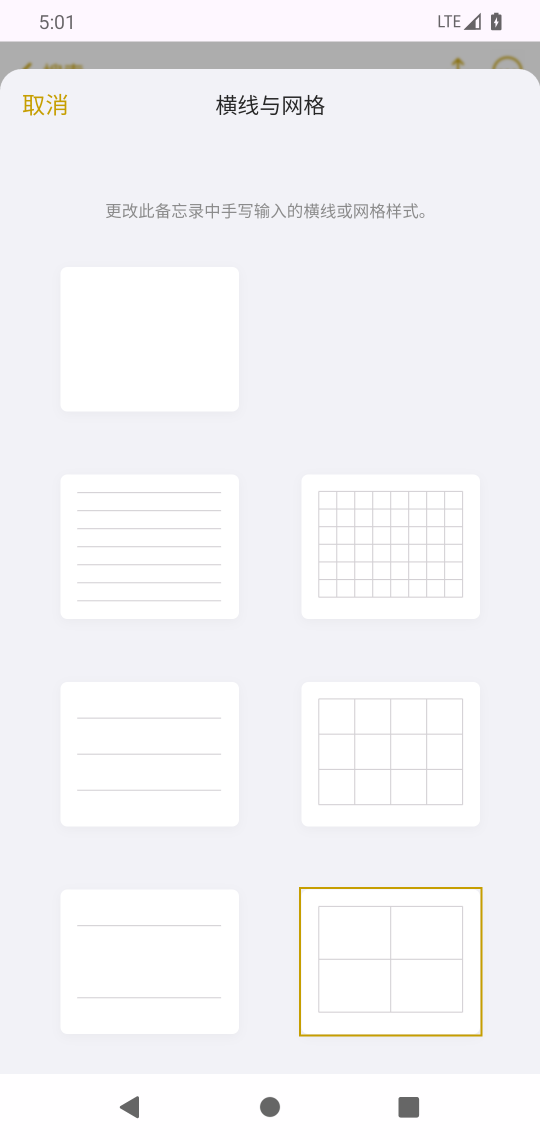
#> input picture docs/verification/android-paper-recovery02-runtime-01/03-before-grid-large.png, 1080 x 2280 px, found by its file name (shown at 1/2 size)
$ python analyze.py
#> lines starting #> are read from the running program, lines starting #| are printed output that depends on the picture; after the words box and inside, x2 and y2 are one past the last pixel; in counts of white or black regions, pixels touching at a corner belong together
from pathlib import Path
import hashlib,json
from PIL import Image,ImageChops
import numpy as np
R=Path.cwd();O=R/'docs/verification/android-paper-selection-runtime03';ident=lambda p:dict(path=str(p.relative_to(R)),bytes=p.stat().st_size,sha256=hashlib.sha256(p.read_bytes()).hexdigest())
specs={'oldGrid':(O/'03-before-grid-large.png',[590,1760,980,2090]),'newGrid':(O/'11-upgraded-grid-large.png',[590,1760,980,2090]),'oldPlain':(R/'docs/verification/android-paper-plain-geometry03/04-plain-saved-reopened.png',[105,520,495,840]),'newPlain':(O/'25-plain-rounded-reopened.png',[105,520,495,840])};out={}
for name,(p,roi) in specs.items():
 a=np.array(Image.open(p).convert('RGB'),dtype=int);x0,y0,x1,y1=roi;sub=a[y0:y1,x0:x1];r,g,b=sub[:,:,0],sub[:,:,1],sub[:,:,2];m=(r>170)&(g>100)&(r-g>12)&(g-b>25);ys,xs=np.where(m);box=[int(xs.min()+x0),int(ys.min()+y0),int(xs.max()+x0+1),int(ys.max()+y0+1)];xx0,yy0,xx1,yy1=[box[0]-x0,box[1]-y0,box[2]-x0,box[3]-y0];v=m[yy0:yy1,xx0:xx1]
#> after `sub = a[y0:y1, x0:x1]`:
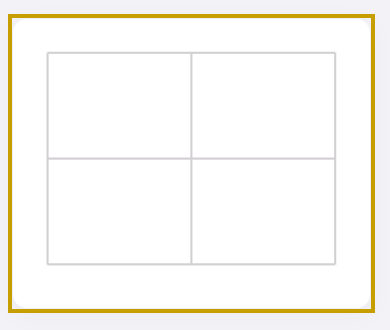
#> sub: shape (330, 390, 3) int64; mean R, G, B 249.3, 247.6, 242
#> after `r, g, b = (sub[:, :, 0], sub[:, :, 1], sub[:, :, 2])`:
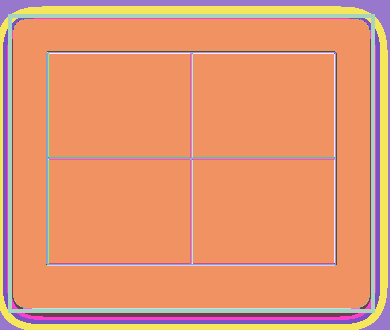
#> r: shape (330, 390) int64; 35 distinct labels, from 198 to 255; one colour per label, 0 black
#> after `r, g, b = (sub[:, :, 0], sub[:, :, 1], sub[:, :, 2])`:
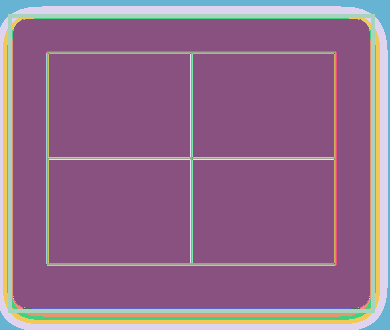
#> g: shape (330, 390) int64; 38 distinct labels, from 158 to 255; one colour per label, 0 black
#> after `r, g, b = (sub[:, :, 0], sub[:, :, 1], sub[:, :, 2])`:
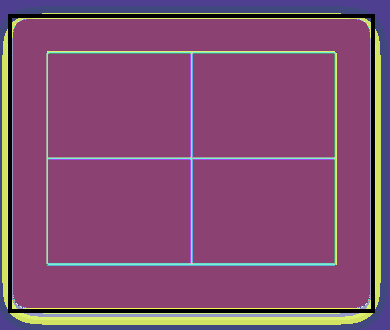
#> b: shape (330, 390) int64; 35 distinct labels, from 0 to 255; one colour per label, 0 black
#> after `m = (r > 170) & (g > 100) & (r - g > 12) & (g - b > 25)`:
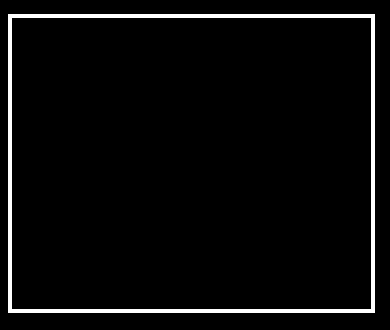
#> m: shape (330, 390) bool; 4.1% white; 1 white region, box (x1, y1, x2, y2) and area: (8, 14, 375, 313) 5264
#> after `ys, xs = np.where(m)`: ys = 5264 values from 14 to 312; xs = 5264 values, max 374 at index 366, min 8 at index 0, mean 191
#> after `box = [int(xs.min() + x0), int(ys.min() + y0), int(xs.max() + x0 + 1),`: box = [598, 1774, 965, 2073]
#> after `xx0, yy0, xx1, yy1 = [box[0] - x0, box[1] - y0, box[2] - x0, box[3] - `: xx0 = 8; yy0 = 14; xx1 = 375; yy1 = 313
#> after `v = m[yy0:yy1, xx0:xx1]`:
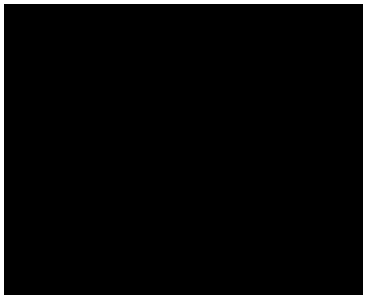
#> v: shape (299, 367) bool; 4.8% white; 1 white region, box (x1, y1, x2, y2) and area: (0, 0, 367, 299) 5264
 rows=[]
 for yy in [0,1,2,v.shape[0]-3,v.shape[0]-2,v.shape[0]-1]:
  xx=np.where(v[yy])[0];rows.append(dict(row=yy,leftInset=int(xx.min()),rightInset=int(v.shape[1]-1-xx.max()),count=len(xx)))
#> after the loop, rows = 6 items
 cols=[]
 for xx in [0,1,2,v.shape[1]-3,v.shape[1]-2,v.shape[1]-1]:
  yy=np.where(v[:,xx])[0];cols.append(dict(column=xx,topInset=int(yy.min()),bottomInset=int(v.shape[0]-1-yy.max()),count=len(yy)))
#> after the loop, cols = 6 items
#> (the run stopped early here; a loop or call above may not have finished)
